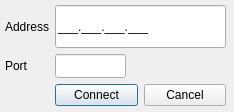
<?xml version="1.0" encoding="UTF-8"?>
<ui version="4.0">
 <class>ConnectWifi</class>
 <widget class="QDialog" name="ConnectWifi">
  <property name="windowModality">
   <enum>Qt::ApplicationModal</enum>
  </property>
  <property name="enabled">
   <bool>true</bool>
  </property>
  <property name="geometry">
   <rect>
    <x>0</x>
    <y>0</y>
    <width>234</width>
    <height>112</height>
   </rect>
  </property>
  <property name="windowTitle">
   <string extracomment="Connect wifi dialog title">Connect</string>
  </property>
  <property name="styleSheet">
   <string notr="true"/>
  </property>
  <widget class="QWidget" name="gridLayoutWidget">
   <property name="geometry">
    <rect>
     <x>0</x>
     <y>0</y>
     <width>231</width>
     <height>111</height>
    </rect>
   </property>
   <layout class="QGridLayout" name="gridLayout">
    <item row="2" column="1">
     <widget class="QLabel" name="label_2">
      <property name="minimumSize">
       <size>
        <width>30</width>
        <height>17</height>
       </size>
      </property>
      <property name="text">
       <string>Address</string>
      </property>
     </widget>
    </item>
    <item row="2" column="2">
     <widget class="QLineEdit" name="adresEdit">
      <property name="sizePolicy">
       <sizepolicy hsizetype="Expanding" vsizetype="Preferred">
        <horstretch>0</horstretch>
        <verstretch>0</verstretch>
       </sizepolicy>
      </property>
      <property name="minimumSize">
       <size>
        <width>0</width>
        <height>0</height>
       </size>
      </property>
      <property name="inputMask">
       <string notr="true">000.000.000.000;_</string>
      </property>
      <property name="text">
       <string notr="true">...</string>
      </property>
     </widget>
    </item>
    <item row="3" column="1">
     <widget class="QLabel" name="label">
      <property name="minimumSize">
       <size>
        <width>21</width>
        <height>17</height>
       </size>
      </property>
      <property name="text">
       <string>Port</string>
      </property>
     </widget>
    </item>
    <item row="3" column="2">
     <widget class="QLineEdit" name="portEdit">
      <property name="sizePolicy">
       <sizepolicy hsizetype="Preferred" vsizetype="Preferred">
        <horstretch>0</horstretch>
        <verstretch>0</verstretch>
       </sizepolicy>
      </property>
      <property name="minimumSize">
       <size>
        <width>0</width>
        <height>0</height>
       </size>
      </property>
      <property name="maximumSize">
       <size>
        <width>71</width>
        <height>24</height>
       </size>
      </property>
      <property name="inputMask">
       <string notr="true">00000; </string>
      </property>
      <property name="text">
       <string notr="true"/>
      </property>
     </widget>
    </item>
    <item row="4" column="2">
     <layout class="QHBoxLayout" name="horizontalLayout">
      <item>
       <widget class="QPushButton" name="polaczButton">
        <property name="text">
         <string>Connect</string>
        </property>
       </widget>
      </item>
      <item>
       <widget class="QPushButton" name="zamknijButton">
        <property name="text">
         <string>Cancel</string>
        </property>
       </widget>
      </item>
     </layout>
    </item>
    <item row="1" column="1">
     <spacer name="verticalSpacer">
      <property name="orientation">
       <enum>Qt::Vertical</enum>
      </property>
      <property name="sizeType">
       <enum>QSizePolicy::Fixed</enum>
      </property>
      <property name="sizeHint" stdset="0">
       <size>
        <width>20</width>
        <height>5</height>
       </size>
      </property>
     </spacer>
    </item>
    <item row="1" column="3">
     <spacer name="horizontalSpacer_2">
      <property name="orientation">
       <enum>Qt::Horizontal</enum>
      </property>
      <property name="sizeType">
       <enum>QSizePolicy::Fixed</enum>
      </property>
      <property name="sizeHint" stdset="0">
       <size>
        <width>5</width>
        <height>5</height>
       </size>
      </property>
     </spacer>
    </item>
    <item row="1" column="0">
     <spacer name="horizontalSpacer">
      <property name="orientation">
       <enum>Qt::Horizontal</enum>
      </property>
      <property name="sizeType">
       <enum>QSizePolicy::Fixed</enum>
      </property>
      <property name="sizeHint" stdset="0">
       <size>
        <width>5</width>
        <height>5</height>
       </size>
      </property>
     </spacer>
    </item>
    <item row="5" column="2">
     <spacer name="verticalSpacer_2">
      <property name="orientation">
       <enum>Qt::Vertical</enum>
      </property>
      <property name="sizeType">
       <enum>QSizePolicy::Fixed</enum>
      </property>
      <property name="sizeHint" stdset="0">
       <size>
        <width>20</width>
        <height>5</height>
       </size>
      </property>
     </spacer>
    </item>
   </layout>
  </widget>
 </widget>
 <resources/>
 <connections/>
</ui>
